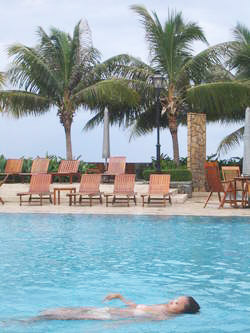
%> input picture assignment-c/target.jpg, 250 x 333 px
$ octave blending_boris.m   (GNU Octave 9; MATLAB toolbox functions it lacks are replaced by stand-ins)
%> lines starting %> are read from the running program, lines starting %| are printed output that depends on the picture; in (x1, y1, x2, y2) boxes, pixels count from 0 and x2, y2 are one past the last pixel; in counts of white or black regions, pixels touching at a corner belong together; the program's own positions count from 1
### assignment-c/gradient.m
function [ G ] = gradient( h, w )
%GRADIENT Summary of this function goes here
%   Detailed explanation goes here

% sizes of the gradients
gradients_x = (w-1)*h;
gradients_y = (h-1)*w;
gradients_total_num = gradients_x + gradients_y;

% The number of values is twice as much as the number of gradients
v_size = 2*gradients_total_num;

% i = row
% j = column
% G(i(k), j(k)) = v(k)
i = zeros(v_size,1);
j = zeros(v_size,1);
v = zeros(v_size,1);

% calculate vertical gradients
pointer_v = 1;
pointer_i = 1;
for x=1:w
    for y=1:h-1
        j(pointer_v) = y + h*(x-1);
        j(pointer_v+1) = y+1 + h*(x-1);

        i(pointer_v) = pointer_i;
        i(pointer_v+1) = pointer_i;
        v(pointer_v) = 1;
        v(pointer_v+1) = -1;
        pointer_v = pointer_v + 2;
        pointer_i = pointer_i+1;
    end
end

% calculate horizontal gradients
for x=1:w-1
    for y=1:h
        j(pointer_v) = y + (x-1)*h;
        j(pointer_v+1) = y + x*h;

        i(pointer_v) = pointer_i;
        i(pointer_v+1) = pointer_i;
        v(pointer_v) = -1;
        v(pointer_v+1) = 1;
        pointer_v = pointer_v + 2;
        pointer_i = pointer_i+1;
    end
end

% add the 1/2 from the definition
v = v*.5;

% return the sparse matrix
G = sparse(i,j,v);

### assignment-c/selmat_rect.m
function [ S ] = selmat_rect( h,w )
%UNTITLED Summary of this function goes here
%   Detailed explanation goes here

    pixels_x = 2*w;
    pixels_y = 2*h;
    pixels_overlap = 4;
    pixels_total = pixels_y + pixels_x - pixels_overlap;

    i = zeros(pixels_total,1);
    j = zeros(pixels_total,1);
    v = zeros(pixels_total,1);

    pointer_v = 1;
    pointer_j = 1;
    % pixels left
    for x=1:w
        for y=1:h
            % first column of pixels
            if(x == 1)
                j(pointer_v) = pointer_j;
                i(pointer_v) = pointer_v;
                v(pointer_v) = 1;
                pointer_v = pointer_v + 1;
            end
            % middle columns
            if (x > 1 && x < w)
               % first row
               if (y == 1 || y == h)
                    j(pointer_v) = pointer_j;
                    i(pointer_v) = pointer_v;
                    v(pointer_v) = 1;
                    pointer_v = pointer_v + 1;
               end
            end
            % last column
            if (x == w)
                j(pointer_v) = pointer_j;
                i(pointer_v) = pointer_v;
                v(pointer_v) = 1;
                pointer_v = pointer_v + 1;
            end
            pointer_j = pointer_j + 1;
        end
    end

    S = sparse(i,j,v);

end

### assignment-c/boundary_gradients_zero.m
function [ g ] = boundary_gradients_zero( g, h, w )
%UNTITLED5 Summary of this function goes here
%   Detailed explanation goes here

    y_max = (h-1)*w;
    % first column height
    g(1:h-1,:) = 0;
    % middle columns, top row
    columns_from = h;
    columns_step = (h-1);
    columns_to = (w-2)*(h-1) + 1;
    g(columns_from:columns_step:columns_to,:) = 0;
    % middle columns, bottom row
    columns_from = columns_from + (h-2);
    columns_to = columns_to + (h-2);
    g(columns_from:columns_step:columns_to,:) = 0;
    % last column height
    g(y_max-h+1:y_max,:) = 0;


    % left column
    offset_left = y_max+1;
    g(offset_left:offset_left+h-1,:) = 0;
    % middle columns, top row
    columns_from = y_max+1;
    columns_step = h;
    columns_to = columns_from + (w-2)*h;
    g(columns_from:columns_step:columns_to,:) = 0;
    % middle columns, bottom row
    columns_from = columns_from + h - 1;
    columns_step = h;
    columns_to = columns_to + h - 1;
    g(columns_from:columns_step:columns_to,:) = 0;
    % right column
    offset_right = offset_left + (w-2)*h;
    g(offset_right:offset_right+h-1,:) = 0;

end

### assignment-c/blending_boris.m
clear
% target image
image=imread('target.jpg');
%> image is the input picture: size 333x250x3 uint8; mean R, G, B 147, 166.3, 172.4
[h_target w_target d_target]=size(image);
%> h_target = 333; w_target = 250; d_target = 3
U = double(reshape(image,w_target*h_target,d_target))/255;

% source image
image_source=imread('source.jpg');
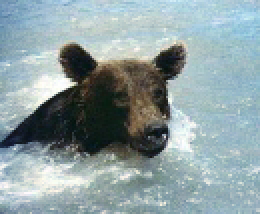
%> input picture assignment-c/source.jpg, 130 x 107 px (shown 2 times larger)
%> image_source is the input picture: size 107x130x3 uint8; mean R, G, B 141.7, 158.8, 161.4
[h_source w_source d_source]=size(image_source);
%> h_source = 107; w_source = 130; d_source = 3
U_source = double(reshape(image_source,w_source*h_source,d_source))/255;

% extended (padded) source image
extended = padarray(image_source, [1 1], 0);
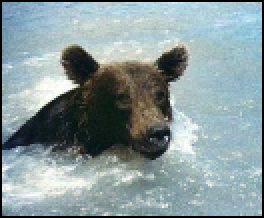
%> extended: size 109x132x3 uint8 (shown 2 times larger); mean R, G, B 137, 153.5, 156.1
[h_extended w_extended d_extended]=size(extended);
%> h_extended = 109; w_extended = 132; d_extended = 3
U_extended = double(reshape(extended,w_extended*h_extended,d_extended))/255;

figure, imshow(extended);

%% Create target box, later used to extract U_b
% position of source in target image;
x = 5;
y = 220;

% xy ranges in target image
target_x_from = x - 1;
target_x_to = x + w_source;
%> target_x_to = 135
target_y_from = y - 1;
target_y_to = y + h_source;
%> target_y_to = 327

% create U vector containing all pixels from the target in size of the
% source + 2
targetbox = image(target_y_from:target_y_to, target_x_from:target_x_to,:);
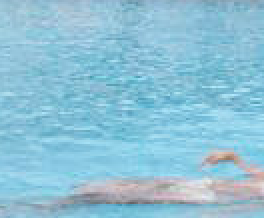
%> targetbox: size 109x132x3 uint8 (shown 2 times larger); mean R, G, B 141.8, 193.7, 214.4
[h_targetbox w_targetbox d_targetbox]=size(targetbox);
%> h_targetbox = 109; w_targetbox = 132; d_targetbox = 3
U_targetbox = double(reshape(targetbox,w_targetbox*h_targetbox,d_targetbox))/255;
figure, imshow(targetbox);

%% Optimize
a = 2;

%inner and boundary gradients only
G = gradient(h_extended, w_extended);

%selector matrix, boundary pixels only
S = selmat_rect(h_extended, w_extended);

%gradients of source image
g = G * U_extended;

%set boundary gradients to zero
g = boundary_gradients_zero(g, h_extended, w_extended);

% make vector of boundary pixels
U_b = S * U_targetbox;
%> U_b = 478 rows, first 12: [0.588 0.749 0.827; 0.608 0.769 0.839; 0.624 0.784 0.855; 0.627 0.788 0.859; 0.62 0.784 0.847; 0.608 0.773 0.835; 0.639 0.8 0.878; 0.62 0.788 0.863; 0.604 0.773 0.847; 0.596 0.773 0.847; 0.612 0.788 0.863; 0.612 0.796 0.867]

% linear system
leftside =  G' * G + a *  (S'*S);
rightside = G'*g + a*S'*U_b;
U_blended = leftside\rightside;

% blended image
image_blended =uint8(reshape(U_blended,h_extended,w_extended,d_source)*255);
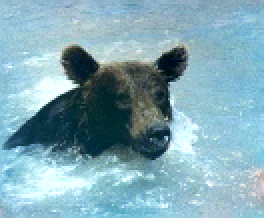
%> image_blended: size 109x132x3 uint8 (shown 2 times larger); mean R, G, B 129.7, 168.8, 181.1
figure, imshow(image_blended)

% blended image pasted in the target image
image_final = image;
image_final(y:y+h_extended-1,x:x+w_extended-1,:) = image_blended;
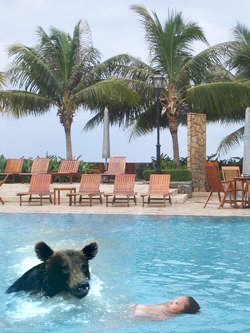
%> image_final: size 333x250x3 uint8; 17.28% of pixels changed, all inside (x1, y1, x2, y2) = (4, 219, 136, 328)
figure, imshow(image_final)
